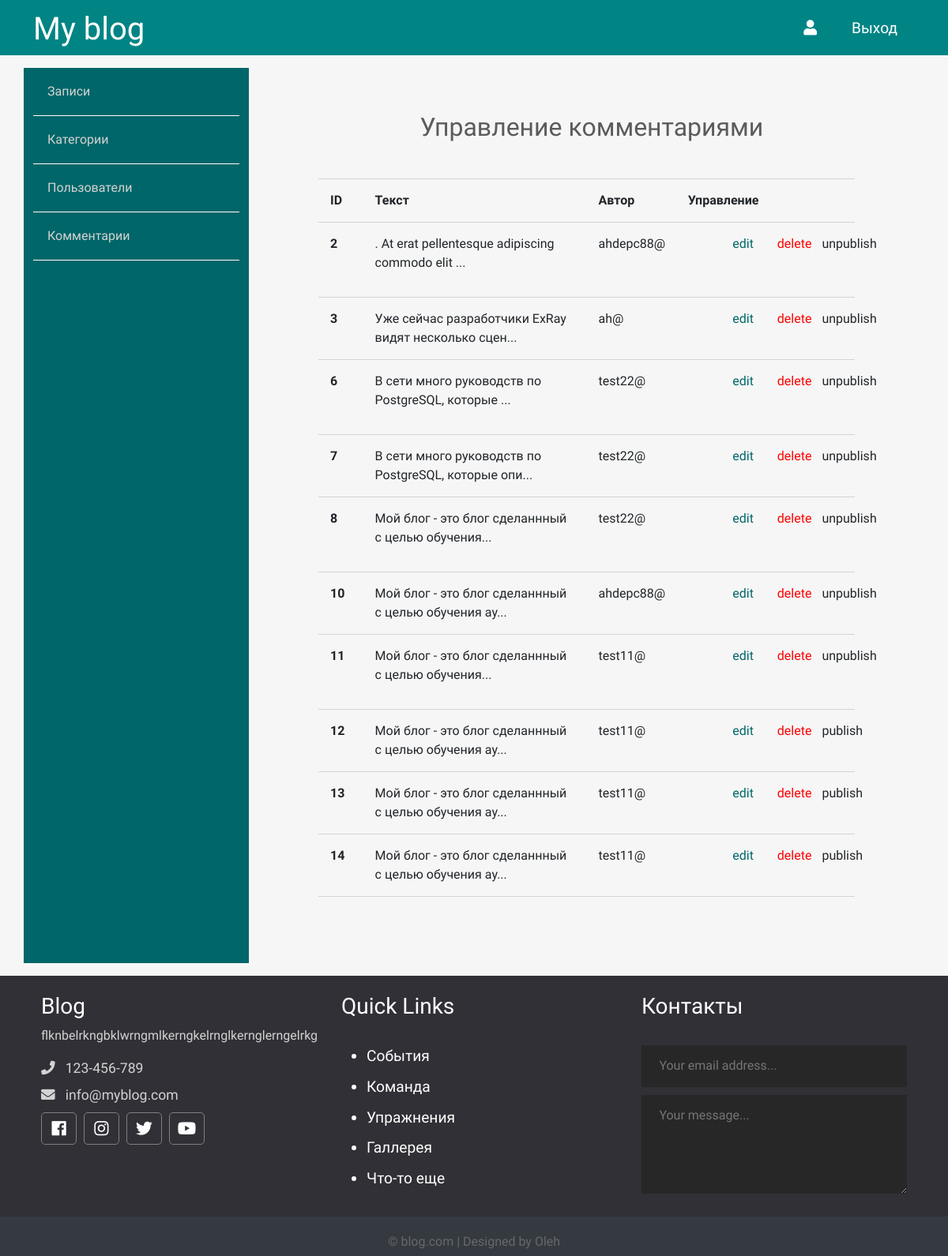
The app's page /admin/comments/index.php with its own data.
### tables this page shows
CREATE TABLE `comments` (
                            `id` int(12) NOT NULL,
                            `status` tinyint(4) NOT NULL DEFAULT '0',
                            `page` int(10) NOT NULL,
                            `email` varchar(110) NOT NULL,
                            `comment` text NOT NULL,
                            `created_date` datetime NOT NULL DEFAULT CURRENT_TIMESTAMP
);

### app/database/db.php (called while the page is built, shortened)
<?php
require 'connect.php';
function dbCheckError($query){
    $errInfo = $query->errorInfo();
    return true;
}
function selectAll($table, $params = []){
    global $pdo;
    $sql = "SELECT * FROM $table";
    if(!empty($params)){
        $i = 0;
        foreach ($params as $key => $value){
            if (!is_numeric($value)){
                $value = "'".$value."'";
            }
            if ($i === 0){
                $sql = $sql . " WHERE $key=$value";
            }else{
                $sql = $sql . " AND $key=$value";
            }
            $i++;
        }
    }
    $query = $pdo->prepare($sql);
    $query->execute();
    return $query->fetchAll();
}

### app/controllers/commentaries.php (called while the page is built, shortened)
<?php
include_once SITE_ROOT . "/app/database/db.php";
$commentsForAdm = selectAll('comments');

### admin/comments/index.php (the view, shortened to what this page needs)
<?php
include "../../app/controllers/commentaries.php";
?>
<!doctype html>
<html lang="en">
<head>
    <link href="https://cdn.jsdelivr.net/npm/bootstrap@5.0.0-beta2/dist/css/bootstrap.min.css" rel="stylesheet">
    <link rel="stylesheet" href="https://use.fontawesome.com/releases/v5.7.2/css/all.css"
>
    <link rel="stylesheet" href="../../assets/css/admin.css">
</head>
<body>
<?php include("../../app/include/header-admin.php"); ?>
<div class="container">
    <?php include "../../app/include/sidebar-admin.php"; ?>
    <div class="posts col-9">
        <div class="row title-table">
            <h2>Управление комментариями</h2>
            <div class="mb-12 col-12 col-md-12 err">
            </div>
            <div class="col-1">ID</div>
            <div class="col-5">Текст</div>
            <div class="col-2">Автор</div>
            <div class="col-4">Управление</div>
        </div>
        <?php foreach ($commentsForAdm as $key => $comment): ?>
            <div class="row post">
                <div class="id col-1"><?=$comment['id']; ?></div>
                <div class="title col-5"><?=mb_substr($comment['comment'], 0, 50, 'UTF-8'). '...'  ?></div>
                <?php
                $user = $comment['email'];
                $user = explode('@', $user);
                $user = $user[0];
                ?>
                <div class="author col-3"><?=$user . "@"; ?></div>
                <div class="red col-1"><a href="edit.php?id=<?=$comment['id'];?>">edit</a></div>
                <div class="del col-1"><a href="edit.php?delete_id=<?=$comment['id'];?>">delete</a></div>
                <?php if ($comment['status']): ?>
                    <div class="status col-1"><a href="edit.php?publish=0&pub_id=<?=$comment['id'];?>">unpublish</a></div>
                <?php else: ?>
                    <div class="status col-1"><a href="edit.php?publish=1&pub_id=<?=$comment['id'];?>">publish</a></div>
                <?php endif; ?>
            </div>
        <?php endforeach; ?>
    </div>
</div>
</div>
<?php include("../../app/include/footer.php"); ?>
</body>
</html>

### app/include/header-admin.php (shortened to what this page needs)
<header class="container-fluid">
    <div class="container">
        <div class="row">
            <div class="col-4">
                <h1>
                    <a href="<?php echo BASE_URL ?>">My blog</a>
                </h1>
            </div>
            <nav class="col-8">
                <ul>
                    <li>
                        <a href="#">
                            <i class="fa fa-user"></i>
                        </a>
                    </li>
                    <li>
                        <a href="<?php echo BASE_URL . "logout.php"; ?>">Выход</a>
                    </li>
                </ul>
            </nav>
        </div>
    </div>
</header>

### app/include/sidebar-admin.php (shortened to what this page needs)
<div class="row">
    <div class="sidebar col-3">
        <ul>
            <li>
                <a href="<?php echo BASE_URL . "admin/posts/index.php";?>">Записи</a>
            </li>
            <li>
                <a href="<?php echo BASE_URL . "admin/topics/index.php";?>">Категории</a>
            </li>
            <li>
                <a href="<?php echo BASE_URL . "admin/users/index.php";?>">Пользователи</a>
            </li>
            <li>
                <a href="<?php echo BASE_URL . "admin/comments/index.php";?>">Комментарии</a>
            </li>
        </ul>
    </div>

### app/include/footer.php (shortened to what this page needs)
<div class="footer container-fluid">
    <div class="footer-content container">
        <div class="row">
            <div class="footer-section about col-md-4 col-12">
                <h3 class="logo-text">Blog</h3>
                <p>
                    flknbelrkngbklwrngmlkerngkelrnglkernglerngelrkg
                </p>
                <div class="contact">
                    <span><i class="fas fa-phone"></i> &nbsp; 123-456-789</span>
                    <span><i class="fas fa-envelope"></i> &nbsp; info@myblog.com</span>
                </div>
                <div class="socials">
                    <a href="#"><i class="fab fa-facebook"></i></a>
                    <a href="#"><i class="fab fa-instagram"></i></a>
                    <a href="#"><i class="fab fa-twitter"></i></a>
                    <a href="#"><i class="fab fa-youtube"></i></a>
                </div>
            </div>
            <div class="footer-section links col-md-4 col-12">
                <h3>Quick Links</h3>
                <br>
                <ul>
                    <a href="#">
                        <li>События</li>
                    </a>
                    <a href="#">
                        <li>Команда</li>
                    </a>
                    <a href="#">
                        <li>Упражнения</li>
                    </a>
                    <a href="#">
                        <li>Галлерея</li>
                    </a>
                    <a href="#">
                        <li>Что-то еще</li>
                    </a>
                </ul>
            </div>
            <div class="footer-section contact-form col-md-4 col-12">
                <h3>Контакты</h3>
                <br>
                <form action="index.html" method="post">
                    <input type="email" name="email" class="text-input contact-input" placeholder="Your email address...">
                    <textarea rows="4" name="message" class="text-input contact-input" placeholder="Your message..."></textarea>
                    <button type="submit" class="btn btn-big contact-btn">
                    </button>
                </form>
            </div>
        </div>
        <div class="footer-bottom">
            &copy; blog.com | Designed by Oleh
        </div>
    </div>
</div>

### assets/css/admin.css (style rules this page uses)
* { font-family: 'Comfortaa', cursive; }
html, h1, h2, h3, h4, h5, h6 { color: #5c5b5b; }
body { background: #f6f6f6; }
a { text-decoration: none; color: inherit; }
header { background: #008484; height: 70px; }
header * { color: #ffffff; }
header h1 { margin-top: 13px; }
header h1 a { color: #ffffff; text-decoration: none; }
header ul { margin: 0; padding: 0; list-style-type: none; float: right; }
header ul li { float: left; position: relative; }
header ul li a { display: block; font-size: 1.2rem; text-decoration: none; color: #ffffff; padding: 22px; }
.footer { background: #303036; color: #d3d3d3; position: relative; }
.footer .footer-section { padding: 22px; }
.footer h4, .footer h3 { color: white; }
.footer .about .contact span { display: block; font-size: 1.1em; margin-bottom: 8px; }
.footer .about .socials a { border: 1px solid gray; width: 45px; height: 41px; padding-top: 5px; margin-right: 5px; text-align: center; display: inline-block; font-size: 1.3em; border-radius: 5px; transition: all .3s; color: #ffffff; }
.footer .links ul a { display: block; margin-bottom: 10px; font-size: 1.2em; transition: all .3s; color: #ffffff; text-decoration: none; }
.footer .contact-form .contact-input { background: #272727; color: #bebdbd; margin-bottom: 10px; line-height: 1.5rem; padding: .9rem 1.4rem; border: none; width: 100%; }
.footer .contact-form .contact-btn { float: right; font-size: 1.1em; }
.footer .footer-bottom { background: #343a40; color: #686868; height: 50px; width: 100%; text-align: center; position: absolute; bottom: 0px; left: 0px; padding-top: 20px; }
.sidebar { margin: 1rem 0; background: #006669; min-height: 600px; }
.sidebar ul { list-style: none; margin: 0px; padding: 0px; color: #d3d3d3; }
.sidebar ul a { padding: 18px; display: block; border-bottom: 1px solid #fff; }
.posts { height: 100%; padding: 40px 100px 100px; }
.posts h2 { text-align: center; margin: 2rem 0 0 0.4rem; }
.posts .title-table div { padding: 15px; text-align: left; border-bottom: 1px solid #d3d3d3; font-weight: 700; }
.posts .post div { padding: 15px; text-align: left; border-bottom: 1px solid #d3d3d3; }
.posts .post .red { color: #006669; }
.posts .post .del { color: red; }
.posts .post .id { font-weight: bold; }

### records on screen
comments: id "2", comment ". At erat pellentesque adipiscing commodo elit", email "ahdepc88"
comments: id "3", comment "Уже сейчас разработчики ExRay видят несколько сцен", email "ah"
comments: id "6", comment "В сети много руководств по PostgreSQL, которые", email "test22"
comments: id "7", comment "В сети много руководств по PostgreSQL, которые опи", email "test22"
comments: id "8", comment "Мой блог - это блог сделаннный с целью обучения", email "test22"
comments: id "10", comment "Мой блог - это блог сделаннный с целью обучения ау", email "ahdepc88"
comments: id "11", comment "Мой блог - это блог сделаннный с целью обучения", email "test11"
comments: id "12", comment "Мой блог - это блог сделаннный с целью обучения ау", email "test11"
comments: id "13", comment "Мой блог - это блог сделаннный с целью обучения ау", email "test11"
comments: id "14", comment "Мой блог - это блог сделаннный с целью обучения ау", email "test11"
